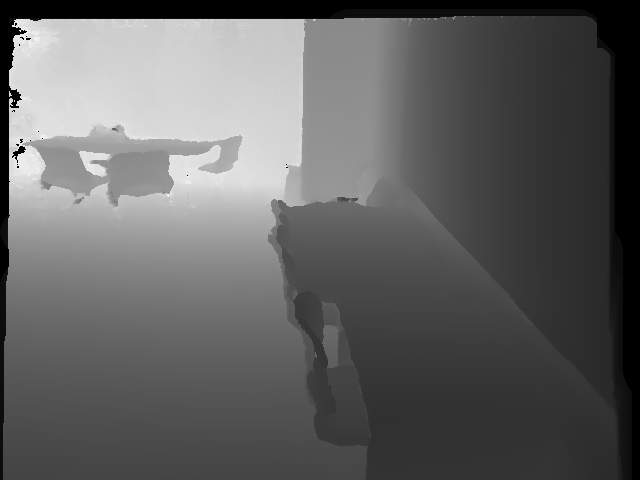
#> input picture data/mit_32_d507/d507_2/depthTSDF/0000002-000000033369.png, 640 x 480 px, found by its file name; its folder holds only this picture in this run
$ python dataset_buid.py
#> lines starting #> are read from the running program, lines starting #| are printed output that depends on the picture
import os
import cv2
import numpy as np
import pickle
from tqdm import tqdm

fx, fy = 570.3422047415297, 570.3422047415297
cx, cy = 320.0, 240.0

# Processing point cloud: random sampling 1024 points + normalization
def preprocess_pointcloud(points, num_points=1024):
    if len(points) < num_points:
        idx = np.random.choice(len(points), num_points, replace=True)
    else:
        idx = np.random.choice(len(points), num_points, replace=False)
    points = points[idx, :]

    centroid = np.mean(points, axis=0)
    points -= centroid

    furthest_dist = np.max(np.linalg.norm(points, axis=1))
    points /= furthest_dist

    return points

# Depth Map -> Point cloud
def depth_to_pointcloud(depth_raw):
    h, w = depth_raw.shape
    u, v = np.meshgrid(np.arange(w), np.arange(h))
    z = depth_raw
    x = (u - cx) * z / fx
    y = (v - cy) * z / fy
    points = np.stack((x, y, z), axis=-1).reshape(-1, 3)
    mask = (z.reshape(-1) > 0) & np.isfinite(points).all(axis=1)
    return points[mask]

# build dataset
def build_dataset(base_dir, output_file):
#> called with base_dir = '/home/hank/TableDetection/data'
    sequences = [
        "mit_32_d507/d507_2/",
        "mit_76_459/76-459b/",
        "mit_76_studyroom/76-1studyroom2/",
        "mit_gym_z_squash/gym_z_squash_scan1_oct_26_2012_erika/",
        "mit_lab_hj/lab_hj_tea_nov_2_2012_scan1_erika/"
    ]


    all_pointclouds = []
    all_labels = []

    for seq in sequences:
        base_path = os.path.join(base_dir, seq)

        depth_path = os.path.join(base_path, "depthTSDF") if os.path.exists(os.path.join(base_path, "depthTSDF")) else os.path.join(base_path, "depth")
        img_path = os.path.join(base_path, "image")
        label_path = os.path.join(base_path, "labels/tabletop_labels.dat")

        has_labels = os.path.exists(label_path)

        if has_labels:
            with open(label_path, 'rb') as f:
                labels_data = pickle.load(f)
        else:
            print(f"⚠ Warning: {seq} has no labels. Defaulting to label 0 for all frames.")
            labels_data = None

        # only process jpg file
        img_files = sorted([f for f in os.listdir(img_path) if f.endswith(".jpg")])
        # only process png file
        depth_files = sorted([f for f in os.listdir(depth_path) if f.endswith(".png")])

        n_frames = min(len(img_files), len(depth_files))
        if n_frames == 0:
            print(f"⚠ Warning: {seq} has no valid image-depth pairs. Skipping.")
            continue

        print(f"Processing {seq}: Found {len(img_files)} jpg images, {len(depth_files)} png depth maps. Using {n_frames} frames.")

        #  make sure aligning labels_data with n_frames
        if has_labels and len(labels_data) < n_frames:
            print(f"⚠ Warning: {seq} has fewer labels ({len(labels_data)}) than frames ({n_frames}). Padding with 0.")
            labels_data += [[]] * (n_frames - len(labels_data))

        for i in tqdm(range(n_frames)):
            depth_file = os.path.join(depth_path, depth_files[i])
            depth = cv2.imread(depth_file, cv2.IMREAD_UNCHANGED).astype(np.float32) / 1000.0
#> depth: shape (480, 640) float32; min 0, max 63.38, mean 25.1

            points = depth_to_pointcloud(depth)
#> in depth_to_pointcloud, `x = (u - cx) * z / fx`:
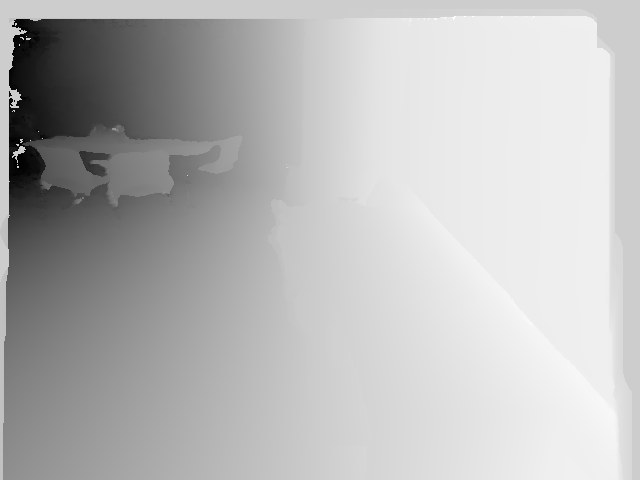
#> x: shape (480, 640) float64; min -31.98, max 7.79, mean -3.03; drawn with min black and max white
#> in depth_to_pointcloud, `y = (v - cy) * z / fy`:
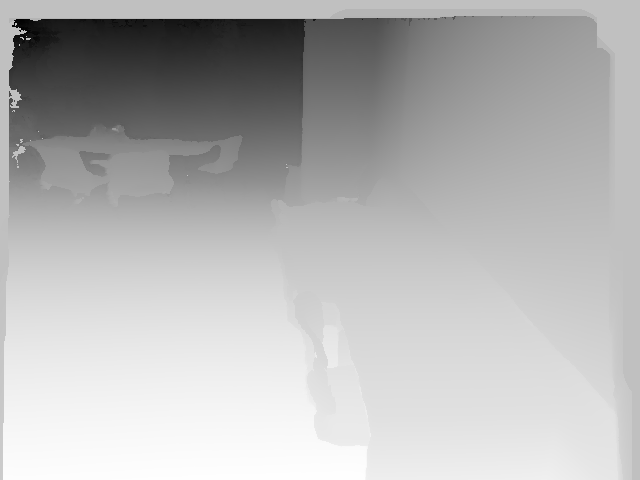
#> y: shape (480, 640) float64; min -22.98, max 7.46, mean -1.29; drawn with min black and max white
            if len(points) < 10:
                continue

            points = preprocess_pointcloud(points, num_points=1024)
#> in preprocess_pointcloud, `idx = np.random.choice(len(points), num_points, replace=False)`: idx = 1024 values, max 285811 at index 11, min 119 at index 490, mean 146509.7
#> in preprocess_pointcloud, `points = points[idx, :]`: points = 1024 rows, first 8: [-13.7, 0.768, 36.52], [-2.91, 4.93, 25.12], [-4.55, 6.49, 20.44], [-2.49, 7.11, 18.68], [-15.1, -19.24, 52.5], [-10.8, 5.52, 22.33], [-2.26, 6.15, 21.52], [5.21, 1.19, 12.8]
#> in preprocess_pointcloud, `centroid = np.mean(points, axis=0)`: centroid = [-3.36, -1.22, 26.73]
#> in preprocess_pointcloud, `points -= centroid`: points = 1024 rows, first 8: [-10.34, 1.99, 9.79], [0.453, 6.15, -1.61], [-1.19, 7.7, -6.29], [0.871, 8.32, -8.05], [-11.74, -18.02, 25.78], [-7.44, 6.74, -4.4], [1.1, 7.37, -5.21], [8.57, 2.41, -13.93]
#> in preprocess_pointcloud, `furthest_dist = np.max(np.linalg.norm(points, axis=1))`: furthest_dist = 47.51
#> in preprocess_pointcloud, `points /= furthest_dist`: points = 1024 rows, first 8: [-0.218, 0.0418, 0.206], [0.00955, 0.129, -0.0338], [-0.0251, 0.162, -0.132], [0.0183, 0.175, -0.169], [-0.247, -0.379, 0.543], [-0.157, 0.142, -0.0926], [0.0231, 0.155, -0.11], [0.18, 0.0507, -0.293]

            label = 1 if (has_labels and len(labels_data[i]) > 0) else 0

            all_pointclouds.append(points)
            all_labels.append(label)

    # thransfer to NumPy array
    all_pointclouds = np.stack(all_pointclouds)  # shape: [N, 1024, 3]
    all_labels = np.array(all_labels, dtype=np.int64)

    np.savez_compressed(output_file, pointclouds=all_pointclouds, labels=all_labels)
    print(f"\n Dataset saved as {output_file}, total {len(all_labels)} samples")

if __name__ == "__main__":
    build_dataset(
        base_dir="/home/hank/TableDetection/data",
        output_file="/home/hank/TableDetection/datasets/pipelineA_dataset_mit_balanced.npz"
    )
